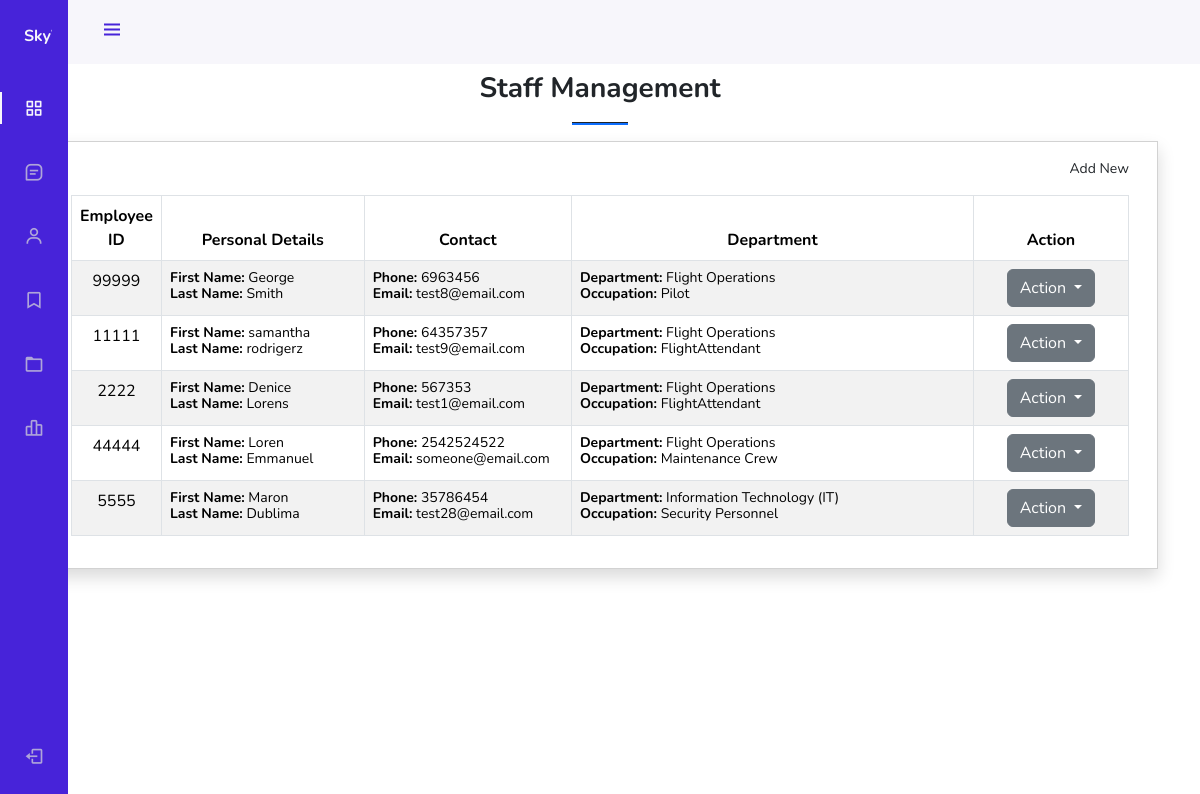
Page /manage-staffs/ on the committed database.
### staff/models.py (models this page shows, shortened)
class Staff(User):
    employee_number = models.CharField(max_length=20)
    address = models.TextField()
    phone = models.CharField(max_length=20)
    salary = models.DecimalField(max_digits=10, decimal_places=2)
    department = models.ForeignKey(Department, on_delete=models.SET_NULL, null=True)
    staff_groups = models.ManyToManyField(Group, related_name='staff_groups', blank=True)
    staff_user_permissions = models.ManyToManyField(Permission, related_name='staff_user_permissions', blank=True)
    ROLE_CHOICES = [
        ('Pilot', 'Pilot'),
        ('FlightAttendant', 'Flight Attendant'),
        ('Security Personnel', 'Security Personnel'),
        ('Air Traffic Controllers', 'Air Traffic Controllers'),
        ('Maintenance Crew', 'Maintenance Crew'),
        ('Customer Service Representatives', 'Customer Service Representatives'),
    ]
    role = models.CharField(max_length=55, choices=ROLE_CHOICES, default='Other')

class Department(models.Model):
    name = models.CharField(max_length=100)
    def __str__(self):
        return self.name

### accounts/models.py (models this page shows, shortened)
class User(AbstractBaseUser, PermissionsMixin):
    email = models.EmailField(unique=True)
    first_name = models.CharField(max_length=30, blank=True)
    last_name = models.CharField(max_length=30, blank=True)
    is_staff = models.BooleanField(default=False)
    is_active = models.BooleanField(default=True)
    date_joined = models.DateTimeField(default=timezone.now)
    objects = UserManager()
    USERNAME_FIELD = 'email'
    REQUIRED_FIELDS = ['first_name', 'last_name']

### base/views.py (the view)
# urls.py: path('manage-staffs/', views.staff_list, name='manage_staff'),
def staff_list(request):
    staffs = Staff.objects.all()
    context = {'staffs': staffs}
    return render(request, 'base/staff_management.html', context)

### base/templates/base/staff_management.html (shortened to what this page needs)
{% extends 'base/base.html' %} {% block content %}
<section class="py-4">
  <div class="container">
    <h3 class="fw-bolder text-center">Staff Management</h3>
    <center>
      <hr class="bg-primary opacity-100" style="height: 3px" width="5%" />
    </center>
    <div class="card rounded-0 shadow">
      <div class="card-body">
        <div class="container-fluid">
          <div class="text-end mb-3">
            <a
              class="btn btn-sm btn-primary rounded-0 bg-gradient-primary dropdown-item add-staff"
              href="{% url 'add_staff' %}"
              data-url="{% url 'add_staff' %}"
              data-toggle="modal"
              data-target="#exampleModal"
            >
               Add New
            </a>
          </div>
          <table class="table table-bordered table-striped" id="flight-tbl">
            <colgroup>
              <col width="5%" />
              <col width="20%" />
              <col width="20%" />
              <col width="40%" />
              <col width="15%" />
            </colgroup>
            <thead>
              <tr>
                <th class="text-center">Employee ID</th>
                <th class="text-center">Personal Details</th>
                <th class="text-center">Contact</th>
                <th class="text-center">Department</th>
                <th class="text-center">Action</th>
              </tr>
            </thead>
            <tbody>
              {% for staff in staffs %}
              <tr>
                <td class="text-center">{{staff.employee_number}}</td>
                <td>
                  <div class="lh-1">
                    <small><b>First Name:</b> {{ staff.first_name }}</small
                    ><br />
                    <small><b>Last Name:</b> {{ staff.last_name }}</small>
                  </div>
                </td>
                <td>
                  <div class="lh-1">
                    <small><b>Phone:</b> {{ staff.phone }}</small><br />
                    <small><b>Email:</b> {{ staff.email}}</small>
                  </div>
                </td>
                <td>
                  <div class="lh-1">
                    <small><b>Department:</b> {{staff.department}}</small><br />
                    <small><b>Occupation:</b> {{staff.role}}</small>
                  </div>
                </td>
                <td class="text-center">
                  <div class="dropdown">
                    <button
                      class="btn btn-secondary dropdown-toggle"
                      type="button"
                      id="abtn{{ flight.pk }}"
                      data-toggle="dropdown"
                      aria-haspopup="true"
                      aria-expanded="false"
                    >
                      Action
                    </button>
                  </div>
                </td>
              </tr>
              {% endfor %}
            </tbody>
          </table>
        </div>
      </div>
    </div>
  </div>
</section>
{% endblock %}

### static/css/sidebar.css (style rules this page uses)
:root { --header-height: 3rem; --nav-width: 68px; --first-color: #4723d9; --first-color-light: #afa5d9; --white-color: #f7f6fb; --body-font: "Nunito", sans-serif; --normal-font-size: 1rem; --z-fixed: 100; }
body { position: relative; margin: var(--header-height) 0 0 0; padding: 0 1rem; font-family: var(--body-font); font-size: var(--normal-font-size); transition: 0.5s; }
a { text-decoration: none; }

### rows in the picture
Staff: employee_number "99999", first_name "George", last_name "Smith", phone "6963456", email "test8@email.com", department "Flight Operations", role "Pilot"
Staff: employee_number "11111", first_name "samantha", last_name "rodrigerz", phone "64357357", email "test9@email.com", department "Flight Operations", role "FlightAttendant"
Staff: employee_number "2222", first_name "Denice", last_name "Lorens", phone "567353", email "test1@email.com", department "Flight Operations", role "FlightAttendant"
Staff: employee_number "44444", first_name "Loren", last_name "Emmanuel", phone "2542524522", email "someone@email.com", department "Flight Operations", role "Maintenance Crew"
Staff: employee_number "5555", first_name "Maron", last_name "Dublima", phone "35786454", email "test28@email.com", department "Information Technology (IT)", role "Security Personnel"
